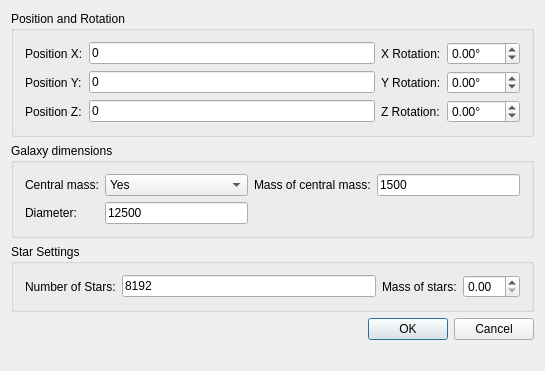
<?xml version="1.0" encoding="UTF-8"?>
<ui version="4.0">
 <class>GalaxyCreationDialog</class>
 <widget class="QDialog" name="GalaxyCreationDialog">
  <property name="geometry">
   <rect>
    <x>0</x>
    <y>0</y>
    <width>545</width>
    <height>315</height>
   </rect>
  </property>
  <property name="sizePolicy">
   <sizepolicy hsizetype="Expanding" vsizetype="Expanding">
    <horstretch>0</horstretch>
    <verstretch>0</verstretch>
   </sizepolicy>
  </property>
  <property name="windowTitle">
   <string>GalaxyCreationDialog</string>
  </property>
  <layout class="QVBoxLayout" name="verticalLayout">
   <item>
    <widget class="QGroupBox" name="p_posAndRotGrp">
     <property name="title">
      <string>Position and Rotation</string>
     </property>
     <layout class="QGridLayout" name="gridLayout_2">
      <item row="2" column="1">
       <widget class="QLineEdit" name="p_zPosLEdit">
        <property name="toolTip">
         <string>This is front to back coordinate. The 
screen is at 0 and max is 10,000. 
Units [Parsecs]</string>
        </property>
        <property name="text">
         <string>0</string>
        </property>
       </widget>
      </item>
      <item row="1" column="1">
       <widget class="QLineEdit" name="p_yPosLEdit">
        <property name="toolTip">
         <string>The up and down cordinate. Negative 
values are down and positive are up. 
 Units: [Parsecs]</string>
        </property>
        <property name="text">
         <string>0</string>
        </property>
       </widget>
      </item>
      <item row="1" column="0">
       <widget class="QLabel" name="p_yPosLabel">
        <property name="text">
         <string>Position Y:</string>
        </property>
       </widget>
      </item>
      <item row="0" column="1">
       <widget class="QLineEdit" name="p_xPosLEdit">
        <property name="toolTip">
         <string>The left and right cordinate. Negative 
values are left and positive are right. 
 Units: [Parsecs]</string>
        </property>
        <property name="text">
         <string>0</string>
        </property>
       </widget>
      </item>
      <item row="0" column="2">
       <widget class="QLabel" name="p_xRotLabel">
        <property name="text">
         <string>X Rotation:</string>
        </property>
       </widget>
      </item>
      <item row="2" column="0">
       <widget class="QLabel" name="p_zPosLabel">
        <property name="text">
         <string>Position Z:</string>
        </property>
       </widget>
      </item>
      <item row="2" column="2">
       <widget class="QLabel" name="p_zRotLabel">
        <property name="text">
         <string>Z Rotation:</string>
        </property>
       </widget>
      </item>
      <item row="1" column="2">
       <widget class="QLabel" name="p_yRotLabel">
        <property name="text">
         <string>Y Rotation:</string>
        </property>
       </widget>
      </item>
      <item row="0" column="0">
       <widget class="QLabel" name="p_xPosLabel">
        <property name="text">
         <string>Position X:</string>
        </property>
       </widget>
      </item>
      <item row="0" column="3">
       <widget class="QDoubleSpinBox" name="p_xRotDSBox">
        <property name="toolTip">
         <string>0 degrees of rotation for x, y, and z
corrisponds to the axis of rotation 
coming out of the screen.
Units: Degrees  </string>
        </property>
        <property name="suffix">
         <string>°</string>
        </property>
        <property name="minimum">
         <double>-179.990000000000009</double>
        </property>
        <property name="maximum">
         <double>179.990000000000009</double>
        </property>
       </widget>
      </item>
      <item row="1" column="3">
       <widget class="QDoubleSpinBox" name="p_yRotDSBox">
        <property name="toolTip">
         <string>0 degrees of rotation for x, y, and z
corrisponds to the axis of rotation 
coming out of the screen.
Units: Degrees  </string>
        </property>
        <property name="suffix">
         <string>°</string>
        </property>
        <property name="minimum">
         <double>-179.990000000000009</double>
        </property>
        <property name="maximum">
         <double>179.990000000000009</double>
        </property>
       </widget>
      </item>
      <item row="2" column="3">
       <widget class="QDoubleSpinBox" name="p_zRotDSBox">
        <property name="toolTip">
         <string>0 degrees of rotation for x, y, and z
corrisponds to the axis of rotation 
coming out of the screen.
Units: Degrees  </string>
        </property>
        <property name="suffix">
         <string>°</string>
        </property>
        <property name="minimum">
         <double>-179.990000000000009</double>
        </property>
        <property name="maximum">
         <double>179.990000000000009</double>
        </property>
       </widget>
      </item>
     </layout>
    </widget>
   </item>
   <item>
    <widget class="QGroupBox" name="p_GalSettingsGrp">
     <property name="title">
      <string>Galaxy dimensions</string>
     </property>
     <layout class="QGridLayout" name="gridLayout_3">
      <item row="1" column="1">
       <widget class="QLineEdit" name="p_galDiameterLEdit">
        <property name="toolTip">
         <string>Units: [Parsecs]</string>
        </property>
        <property name="text">
         <string>12500</string>
        </property>
       </widget>
      </item>
      <item row="0" column="1">
       <widget class="QComboBox" name="p_centMassCombo">
        <item>
         <property name="text">
          <string>Yes</string>
         </property>
        </item>
        <item>
         <property name="text">
          <string>No</string>
         </property>
        </item>
       </widget>
      </item>
      <item row="1" column="0">
       <widget class="QLabel" name="p_galDiameterLabel">
        <property name="text">
         <string>Diameter:</string>
        </property>
       </widget>
      </item>
      <item row="0" column="2">
       <widget class="QLabel" name="p_massOfCentLabel">
        <property name="text">
         <string>Mass of central mass:</string>
        </property>
       </widget>
      </item>
      <item row="0" column="0">
       <widget class="QLabel" name="p_centMassLabel">
        <property name="text">
         <string>Central mass:</string>
        </property>
       </widget>
      </item>
      <item row="0" column="3">
       <widget class="QLineEdit" name="p_massOfCentMassLEdit">
        <property name="toolTip">
         <string>Units: Millions of solar masses</string>
        </property>
        <property name="text">
         <string>1500</string>
        </property>
       </widget>
      </item>
     </layout>
    </widget>
   </item>
   <item>
    <widget class="QGroupBox" name="p_starSettingsGrp">
     <property name="title">
      <string>Star Settings</string>
     </property>
     <layout class="QGridLayout" name="gridLayout_4">
      <item row="0" column="1">
       <widget class="QLineEdit" name="p_numStarLEdit">
        <property name="toolTip">
         <string>&lt;html&gt;&lt;head/&gt;&lt;body&gt;&lt;p&gt;Number of stars in the galaxy.&lt;/p&gt;&lt;p&gt;For performance reasons it is better&lt;/p&gt;&lt;p&gt;to use powers of two.&lt;/p&gt;&lt;/body&gt;&lt;/html&gt;</string>
        </property>
        <property name="inputMask">
         <string/>
        </property>
        <property name="text">
         <string>8192</string>
        </property>
        <property name="placeholderText">
         <string/>
        </property>
       </widget>
      </item>
      <item row="0" column="0">
       <widget class="QLabel" name="p_numStarsLabel">
        <property name="text">
         <string>Number of Stars:</string>
        </property>
       </widget>
      </item>
      <item row="0" column="3">
       <widget class="QDoubleSpinBox" name="p_starMassDSBox">
        <property name="toolTip">
         <string>Mass in solar masses</string>
        </property>
       </widget>
      </item>
      <item row="0" column="2">
       <widget class="QLabel" name="p_starMassLabel">
        <property name="text">
         <string>Mass of stars:</string>
        </property>
       </widget>
      </item>
     </layout>
    </widget>
   </item>
   <item>
    <widget class="QDialogButtonBox" name="p_buttonBox">
     <property name="standardButtons">
      <set>QDialogButtonBox::Cancel|QDialogButtonBox::Ok</set>
     </property>
    </widget>
   </item>
   <item>
    <widget class="QLabel" name="p_warnLabel">
     <property name="text">
      <string/>
     </property>
    </widget>
   </item>
  </layout>
 </widget>
 <layoutdefault spacing="6" margin="11"/>
 <resources/>
 <connections>
  <connection>
   <sender>p_buttonBox</sender>
   <signal>accepted()</signal>
   <receiver>GalaxyCreationDialog</receiver>
   <slot>accept()</slot>
   <hints>
    <hint type="sourcelabel">
     <x>412</x>
     <y>273</y>
    </hint>
    <hint type="destinationlabel">
     <x>426</x>
     <y>349</y>
    </hint>
   </hints>
  </connection>
 </connections>
</ui>
